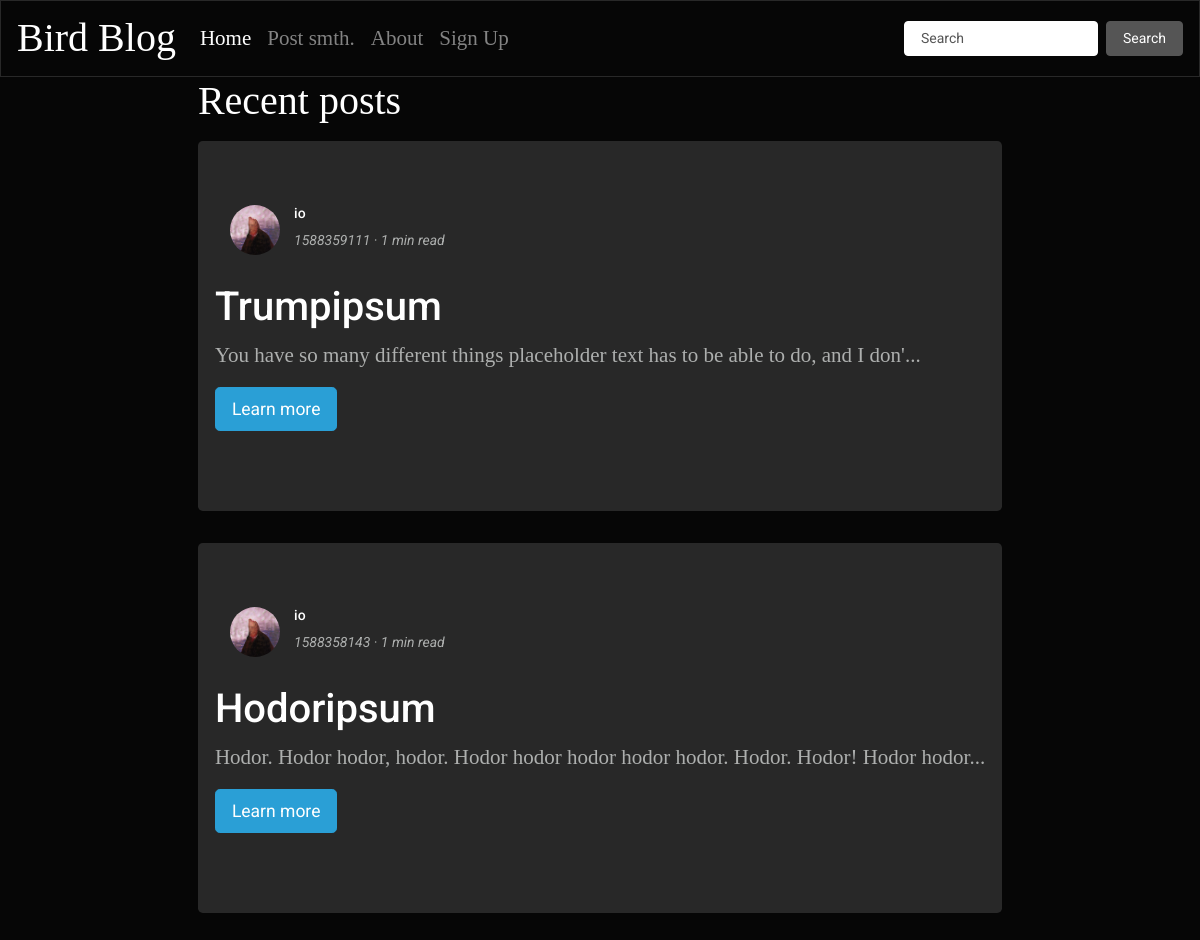
The page /index on the database as committed earlier.
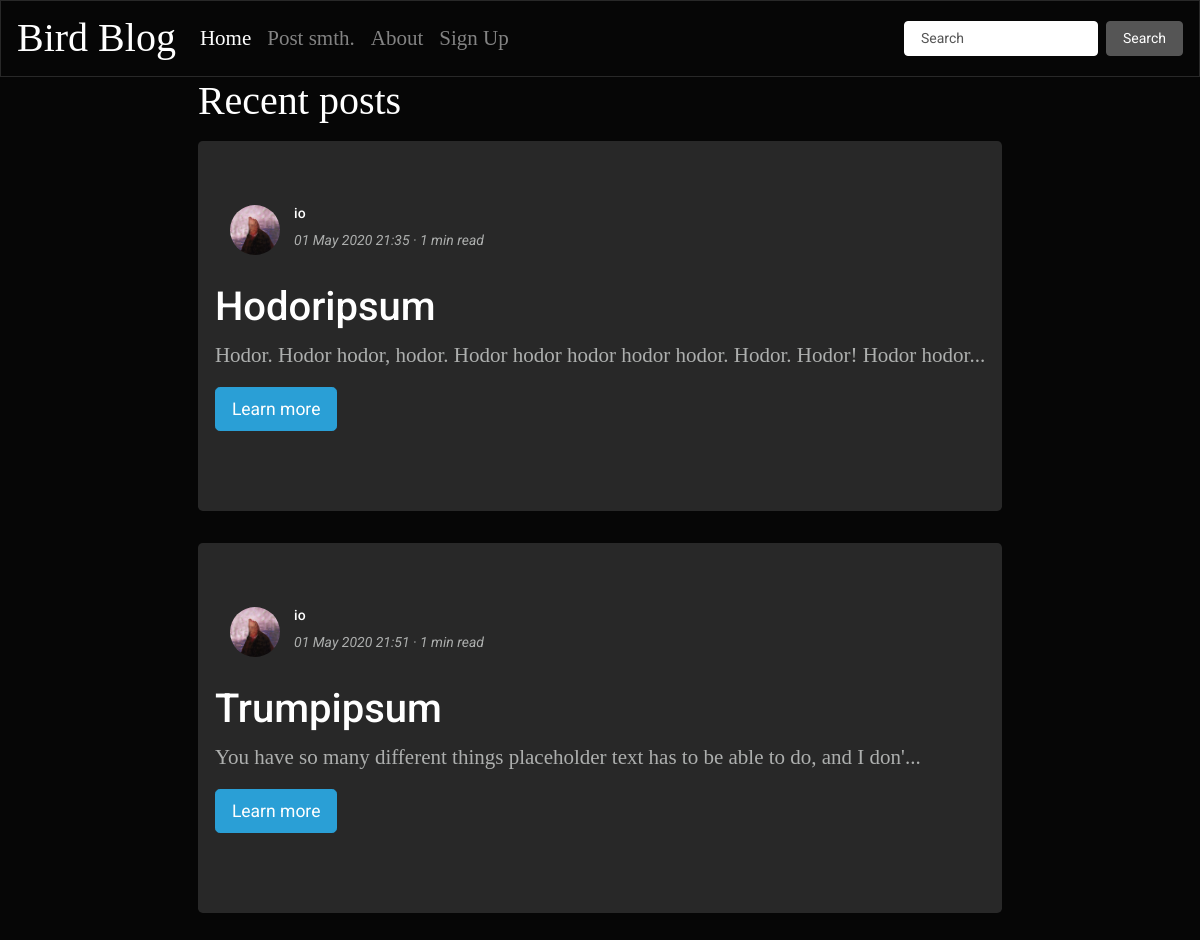
The same page on the database as committed later.
### tables this page shows
CREATE TABLE "texts" (
	"ID"	INTEGER,
	"textName"	TEXT,
	"textContent"	TEXT,
	"author"	TEXT,
	"date"	TEXT,
	"rating"	INTEGER,
	"dateComputer"	INTEGER
);

### server.py (the view)
@app.route('/')
@app.route('/index')
def main():
    f = open("dev_output.txt", "a")
    connTexts = sqlite3.connect("texts.db")
    g = connTexts.cursor()
    conn = sqlite3.connect("userData.db")
    c = conn.cursor()
    latestPosts = g.execute("SELECT * FROM `texts` ORDER BY dateComputer ASC LIMIT 5;")
    latestPosts = latestPosts.fetchall()
    conn.commit()
    conn.close()
    connTexts.commit()
    connTexts.close()
    f.close()
    return render_template("index.html", fullPostData=latestPosts)

### templates/index.html (shortened to what this page needs)
<!DOCTYPE html>
<html lang="en">
<head>
    {% set titleName = "index"  %}
    {% include '/styles.html' %}
</head>
<body>
    {% include 'header.html' %}
    <div class="row mb-5" >
        <div class="col-md"></div>
            <div class = "center-block" >
                <h1 class="serifh1">Recent posts</h1>
                {% block poster %}
                {% for post in fullPostData %}
                    <div class = "jumbotron">
                        <div class = "row">
                            <div class="col-md-1">
                                <img src = "static/images/users/{{post[3]}}.jpg" alt="" class="round" width="50" height="50">
                            </div>
                            <div class="col-md-5">
                                <h6>{{ post[3] }}</h6>
                                <p><i>{{ post[4] }} · {{(post|length / 1500)|round(0, "ceil")|int}} min read</i></p>
                            </div>
                        </div>
                        <div class = "row">
                            <p><h3>{{ post[1] }}</h3></p>
                        </div>
                        <div class = "row">
                            {% if post[2]|length > 83 %}
                                <p class = "serif">{{ post[2][:83] }}...</p>
                            {% else %}
                                <p class = "serif">{{ post[2]}}...</p>
                            {% endif %}
                        </div>
                        <div class = "row">
                            <p class="lead">
                                <a class="btn btn-primary btn-lg" href="/texts/{{post[0]}}" role="button">Learn more</a>
                            </p>
                        </div>
                    </div>
                {% endfor %}
                {% endblock %}
            </div>
        <div class="col-md"></div>
    </div>
</body>
</html>

Rows that differ between the two databases and show on the page:
changed texts "Hodoripsum": date "1588358143" → "01 May 2020 21:35"; moves up the list
changed texts "Trumpipsum": date "1588359111" → "01 May 2020 21:51"
